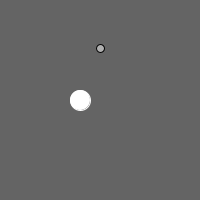
Frame 1 (no input)
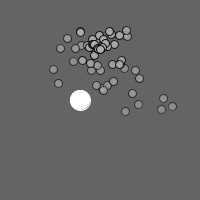
Frame 60 (the mouse pressed at the canvas centre just before this capture)
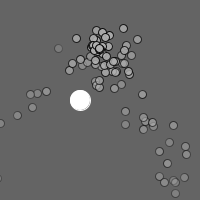
Frame 120 (the mouse held since frame 60 and released just before this capture)

The Processing sketch that drew these frames (run headless with seeded random() and noise(); from frame 60 on, the mouse is pressed at the canvas centre):

// Processing sketch: ch4
// ── ch4.pde
// a particle system with a repeller obj.
ParticleSystem ps;
Repeller repeller;

void setup() {
  size(200, 200);
  smooth();
  ps = new ParticleSystem(new PVector(width/2, 50));
  repeller = new Repeller(width/2 - 20, height/2);
}

void draw() {
  background(100);
  ps.addParticle();
  
  // global gravity
  PVector gravity = new PVector(0, 0.1);
  ps.applyForce(gravity);
  ps.applyRepeller(repeller);
  
  ps.run();
  repeller.display();
}
// ── ClassParticle.pde
// a Particle class.
// has: location, velocity, accelaration, and external force will add to acceleration.
// has life span.
class Particle {
  PVector location;
  PVector velocity;
  PVector acceleration;
  float lifespan;
  
  float mass = 1;
  
  // constructor.
  // @param l: location vector.
  Particle(PVector l) {
    location = l.get();
    acceleration = new PVector(0, 0);
    velocity = new PVector(random(-1,1), random(-2,0));
    lifespan = 255;
  }

  // resolve an external force into acceleration.
  void applyForce(PVector force) {
    PVector f = force.get();
    f.div(mass);
    acceleration.add(f);
  }
  
  void run() {
    update();
    display();
  }
  
  // test if this particle is dead.
  boolean isDead() {
    if (lifespan < 0.0) {
      return true;
    }
    else {
      return false;
    }
  }
  
  // update it's status
  void update() {
    velocity.add(acceleration);
    location.add(velocity);
    acceleration.mult(0);
    lifespan -= 2.0;
  }
  
  // display into the screen
  void display() {
    stroke(0, lifespan); // 他俩都可以接收2个参数的。
    fill(175, lifespan);
    ellipse(location.x, location.y, 8, 8);
  }
}
// ── ClassParticleSystem.pde
import java.util.Iterator;

class ParticleSystem {
  ArrayList<Particle> particles;
  PVector origin;
  
  ParticleSystem(PVector location) {
    origin = location.get();
    particles = new ArrayList<Particle>();
  }

  void addParticle() {
    particles.add(new Particle(origin));
  }

  // apply force to the system, result is apply the 
  // same force to every particle in the sys.
  void applyForce(PVector f) {
    for (Particle p: particles) {
        p.applyForce(f);
    }
  }
  
  void applyRepeller(Repeller r) {
    for (Particle p: particles) {
      PVector force = r.repel(p);   // call r.repel(p) to calc force
      p.applyForce(force);
    }
  }
  
  void run() {
    Iterator<Particle> it = particles.iterator();
    while (it.hasNext()) {
      Particle p = (Particle)it.next();
      p.run();
      if (p.isDead()) {
        it.remove();
      }
    }
  }
}
// ── classRepeller.pde
// a object in canvas which repelles other objects.
class Repeller {
  PVector location;
  float r = 10;
  float strength = 100;  // a coeffient indicates how strong the repelle force is .
  
  Repeller(float x, float y) {
    location = new PVector(x, y);
  }
  
  void display() {
    stroke(255);
    fill(255);
    ellipse(location.x, location.y, r*2, r*2);
  }
  
  // calc repel force from a particle p.
  PVector repel(Particle p) {
    PVector dir = PVector.sub(location, p.location);
    float d = dir.mag();
    dir.normalize();
    d = constrain(d, 5, 100);
    float force = -1 * strength / ( d * d);
    dir.mult(force);
    return dir;
  }
}
